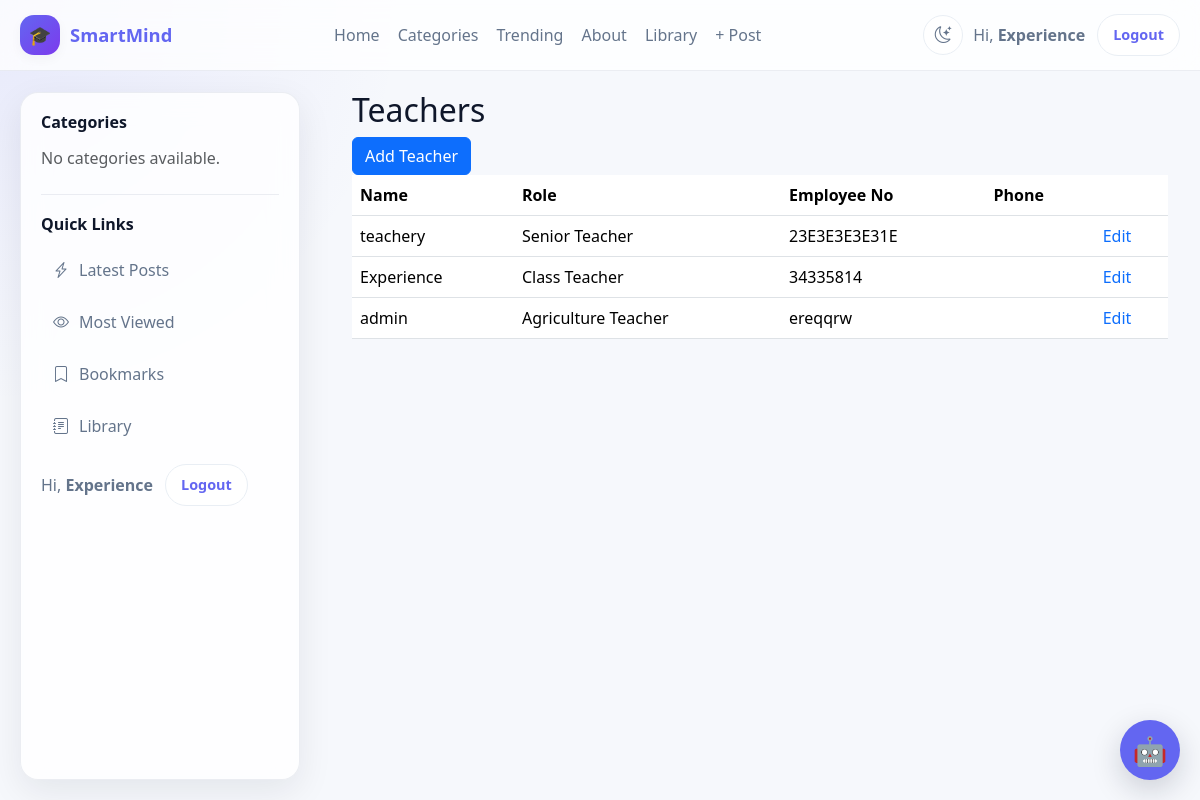
The app's page /accounts/teachers/ (signed in), older data.
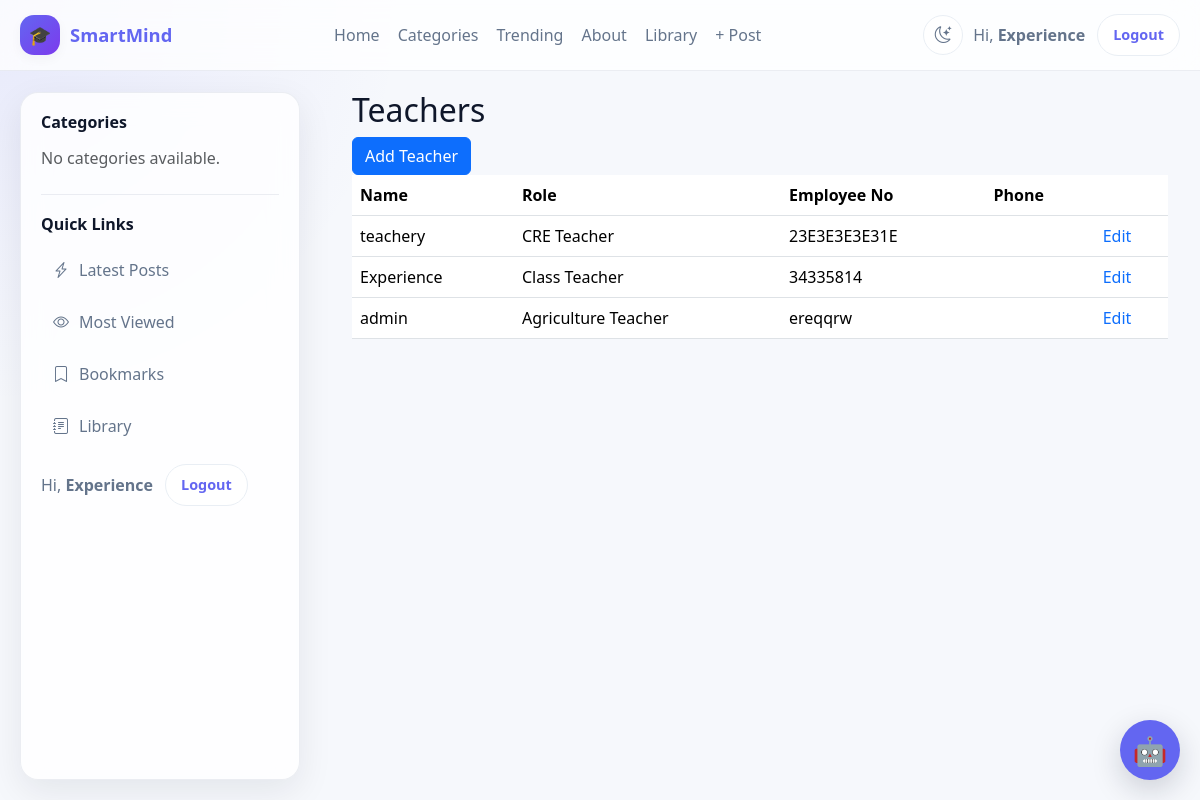
The same page, newer data.
### accounts/models.py (models this page shows, shortened)
class User(AbstractUser):
    ROLE_CHOICES = [
        ("school_admin", "School Admin"),
        ("teacher", "Teacher"),
        ("student", "Student"),
        ("parent", "Parent"),
    ]
    role = models.CharField(
        max_length=20,
        choices=ROLE_CHOICES,
        default="student",
        db_index=True,
    )
    school = models.ForeignKey(
        "schools.School",
        on_delete=models.CASCADE,
        related_name="users",
        null=True,
        blank=True,
    )
    school_class = models.ForeignKey(
        "schools.SchoolClass",
        on_delete=models.SET_NULL,
        related_name="students",
        null=True,
        blank=True,
    )
    teacher_role = models.ForeignKey(
        "TeacherRole",
        on_delete=models.SET_NULL,
        null=True,
        blank=True,
        related_name="teachers",
    )
    admission_number = models.CharField(
        max_length=30,
        unique=True,
        blank=True,
        null=True,
        db_index=True,
    )
    employee_number = models.CharField(
        max_length=30,
        unique=True,
        blank=True,
        null=True,
        db_index=True,
    )
    tsc_number = models.CharField(
        max_length=30,
        blank=True,
        null=True,
    )
    phone_number = models.CharField(max_length=20, blank=True)
    profile_picture = models.ImageField(upload_to="profiles/", blank=True, null=True)
    date_of_birth = models.DateField(blank=True, null=True)
    is_verified = models.BooleanField(default=False)
    created_at = models.DateTimeField(default=timezone.now)
    updated_at = models.DateTimeField(auto_now=True)
    is_approved = models.BooleanField(
        default=False,
        db_index=True,
        help_text=(
            "False for teacher/parent/school_admin until a superadmin approves. "
            "Students are auto-approved in clean()."
        ),
    )
    approval_requested_at = models.DateTimeField(default=timezone.now)
    approved_by = models.ForeignKey(
        "self",
        null=True,
        blank=True,
        on_delete=models.SET_NULL,
        related_name="approved_users",
    )
    def clean(self):
        super().clean()
        if self.is_superuser:
            return
        role_changed = False
        if self.pk:
            previous = (
                type(self)
                .objects.filter(pk=self.pk)
                .values_list("role", flat=True)
                .first()
            )
            if previous is not None and previous != self.role:
                role_changed = True
        if self.role == "student":
            self.is_approved = True
            self.approved_by = None
        elif not self.pk or role_changed:
            self.is_approved = False
            self.approved_by = None
            self.approval_requested_at = timezone.now()
        if self.role == "teacher":
            if not self.employee_number:
                raise ValidationError(
                    {"employee_number": "Teachers must have an employee number."}
                )
            if not self.teacher_role:
                raise ValidationError(
                    {"teacher_role": "Teachers must have a teacher role."}
                )
        if self.role == "student" and not self.admission_number:
            raise ValidationError(
                {"admission_number": "Students must have an admission number."}
            )
        if self.role != "teacher":
            self.teacher_role = None
    @property
    def full_name(self):
        return self.get_full_name() or self.username

class TeacherRole(models.Model):
    school = models.ForeignKey(
        "schools.School",
        on_delete=models.CASCADE,
        related_name="teacher_roles",
    )
    name = models.CharField(max_length=100)
    description = models.TextField(blank=True)
    created_at = models.DateTimeField(default=timezone.now)
    updated_at = models.DateTimeField(auto_now=True)
    class Meta:
        ordering = ["name"]
        constraints = [
            models.UniqueConstraint(
                fields=["school", "name"],
                name="unique_teacher_role_per_school",
            )
        ]
    def __str__(self):
        return self.name

### accounts/views.py (the view)
# urls.py: path("teachers/", views.teacher_list, name="teacher_list"),
@login_required
def teacher_list(request):
    teachers = User.objects.filter(
        role="teacher",
        school=request.user.school,
    ).select_related("teacher_role")
    return render(request, "teacher_list.html", {"teachers": teachers})

### accounts/templates/teacher_list.html (shortened to what this page needs)
{% extends "base.html" %}
{% block content %}
<div class="container">
<h2>Teachers</h2>
<a href="{% url 'teacher_create' %}"
class="btn btn-primary">
Add Teacher
</a>
<table class="table">
<thead>
<tr>
<th>Name</th>
<th>Role</th>
<th>Employee No</th>
<th>Phone</th>
<th></th>
</tr>
</thead>
<tbody>
{% for teacher in teachers %}
<tr>
<td>
{{ teacher.full_name }}
</td>
<td>
{{ teacher.teacher_role }}
</td>
<td>
{{ teacher.employee_number }}
</td>
<td>
</td>
<td>
<a href="{% url 'teacher_update' teacher.id %}">
Edit
</a>
</td>
</tr>
{% endfor %}
</tbody>
</table>
</div>
{% endblock %}

Row changes from the older to the newer data that the page shows:
changed User "teachery": teacher_role "Senior Teacher" → "CRE Teacher"
